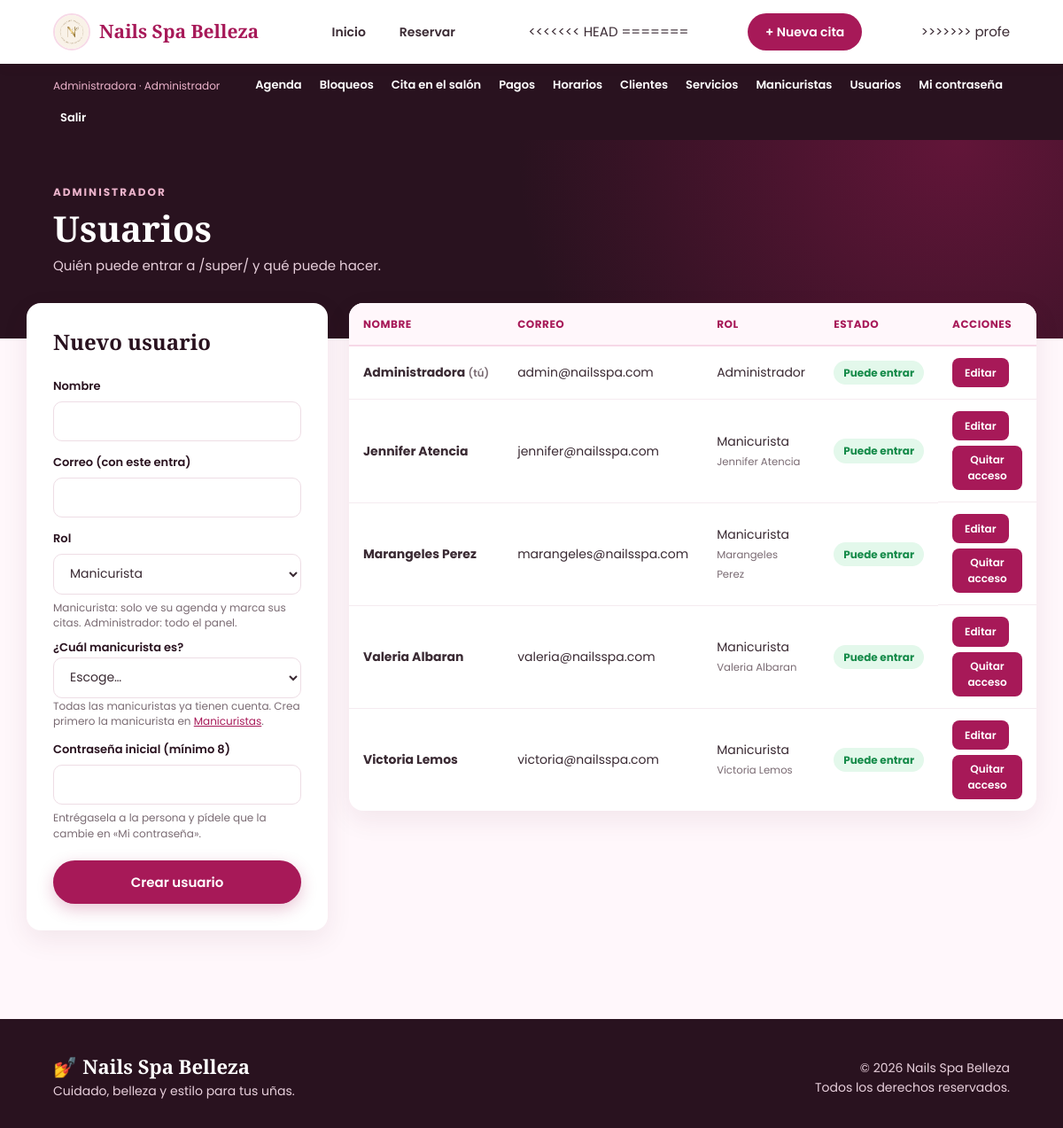
Screenshot of /super/usuarios.php (signed in) with the database file from the repository.
### tables this page shows
CREATE TABLE usuarios (

    id_usuario INT AUTO_INCREMENT PRIMARY KEY,

    nombre VARCHAR(100) NOT NULL,

    correo VARCHAR(100) NOT NULL UNIQUE,

    sal VARCHAR(32) NOT NULL,

    clave CHAR(64) NOT NULL,

     
    rol ENUM('administrador', 'manicurista') NOT NULL,

     
     
    id_manicurista INT NULL UNIQUE,

     
    activo TINYINT(1) DEFAULT 1,

    CONSTRAINT fk_usuario_manicurista
        FOREIGN KEY (id_manicurista)
        REFERENCES manicuristas(id_manicurista)
        ON DELETE RESTRICT,

     
    CONSTRAINT chk_usuario_manicurista
        CHECK (rol = 'administrador' OR id_manicurista IS NOT NULL)

);

CREATE TABLE manicuristas (

    id_manicurista INT AUTO_INCREMENT PRIMARY KEY,

    nombre VARCHAR(100) NOT NULL,

     
    porcentaje TINYINT UNSIGNED NOT NULL DEFAULT 50,

     
     
    foto VARCHAR(255) NULL,

    activa TINYINT(1) DEFAULT 1

);

### includes/panel.php (called while the page is built, shortened)
<?php
function valor($campo, $editar, $viejo, $defecto = '')
{
    return $editar[$campo] ?? $defecto;
}

### super/usuarios.php (the view, shortened to what this page needs)
<?php
require_once "../conexion/conexion.php";
require_once "../includes/panel.php";
$editar = null;
$viejo = $_SESSION['viejo'] ?? null;
$es_yo = $editar && intval($editar['id_usuario']) === intval($_SESSION['usuario_id']);
$id_actual = intval($editar['id_manicurista'] ?? 0);
$stmt = $conexion->prepare("
    SELECT m.id_manicurista, m.nombre
    FROM manicuristas m
    LEFT JOIN usuarios u ON u.id_manicurista = m.id_manicurista
    WHERE u.id_usuario IS NULL OR m.id_manicurista = ?
    ORDER BY m.nombre
");
$stmt->bind_param("i", $id_actual);
$stmt->execute();
$disponibles = $stmt->get_result()->fetch_all(MYSQLI_ASSOC);
$usuarios = $conexion->query("
    SELECT u.id_usuario, u.nombre, u.correo, u.rol, u.activo, m.nombre AS manicurista
    FROM usuarios u
    LEFT JOIN manicuristas m ON m.id_manicurista = u.id_manicurista
    ORDER BY u.activo DESC, u.rol ASC, u.nombre ASC
")->fetch_all(MYSQLI_ASSOC);
$rol_elegido = valor('rol', $editar, $viejo, 'manicurista');
require_once "../includes/header.php";
?>
<section class="pagina-header">
    <div>
        <span>ADMINISTRADOR</span>
        <h1>Usuarios</h1>
        <p>Quién puede entrar a /super/ y qué puede hacer.</p>
    </div>
</section>
<section class="panel-contenido">
    <div class="admin-grid">
        <div class="form-card admin-form">
            <h2><?= $editar ? 'Editar usuario' : 'Nuevo usuario' ?></h2>
            <form action="guardar_usuario.php" method="POST" autocomplete="off">
                <label>Nombre</label>
                <input
                    type="text"
                    name="nombre"
                    maxlength="100"
                    required
                    value="<?= htmlspecialchars(valor('nombre', $editar, $viejo)) ?>"
                >
                <label>Correo (con este entra)</label>
                <input
                    type="email"
                    name="correo"
                    maxlength="100"
                    required
                    value="<?= htmlspecialchars(valor('correo', $editar, $viejo)) ?>"
                >
                <label>Rol</label>
                <?php if ($es_yo): ?>
                    <input type="hidden" name="rol" value="administrador">
                    <p class="nota">Eres tú: no puedes quitarte el rol de administrador.</p>
                <?php else: ?>
                    <select name="rol" id="rol" required>
                        <option value="manicurista" <?= $rol_elegido === 'manicurista' ? 'selected' : '' ?>>
                            Manicurista
                        </option>
                    </select>
                    <p class="nota">
                        Manicurista: solo ve su agenda y marca sus citas.
                        Administrador: todo el panel.
                    </p>
                <?php endif; ?>
                <div id="campo-manicurista">
                    <label>¿Cuál manicurista es?</label>
                    <select name="id_manicurista">
                        <option value="0">Escoge…</option>
                    </select>
                    <?php if (count($disponibles) === 0): ?>
                        <p class="nota">Todas las manicuristas ya tienen cuenta. Crea primero la manicurista en <a href="manicuristas.php">Manicuristas</a>.</p>
                    <?php endif; ?>
                </div>
                <label><?= $editar ? 'Contraseña nueva (déjala vacía para no cambiarla)' : 'Contraseña inicial (mínimo 8)' ?></label>
                <input
                    type="password"
                    name="clave"
                    minlength="8"
                    autocomplete="new-password"
                    <?= $editar ? '' : 'required' ?>
                >
                <p class="nota">Entrégasela a la persona y pídele que la cambie en «Mi contraseña».</p>
                <button type="submit" class="btn-principal btn-completo">
                    <?= $editar ? 'Guardar cambios' : 'Crear usuario' ?>
                </button>
            </form>
        </div>
        <div class="tabla-contenedor">
            <table>
                <thead>
                    <tr>
                        <th>Nombre</th>
                        <th>Correo</th>
                        <th>Rol</th>
                        <th>Estado</th>
                        <th>Acciones</th>
                    </tr>
                </thead>
                <tbody>
                <?php foreach ($usuarios as $u): ?>
                    <tr class="<?= $u['activo'] ? '' : 'fila-inactiva' ?>">
                        <td>
                            <strong><?= htmlspecialchars($u['nombre']) ?></strong>
                            <?php if (intval($u['id_usuario']) === intval($_SESSION['usuario_id'])): ?>
                                <small>(tú)</small>
                            <?php endif; ?>
                        </td>
                        <td><?= htmlspecialchars($u['correo']) ?></td>
                        <td>
                            <?= $u['rol'] === 'administrador' ? 'Administrador' : 'Manicurista' ?>
                            <?php if ($u['manicurista']): ?>
                                <br><small><?= htmlspecialchars($u['manicurista']) ?></small>
                            <?php endif; ?>
                        </td>
                        <td>
                            <span class="estado <?= $u['activo'] ? 'estado-confirmada' : 'estado-cancelada' ?>">
                                <?= $u['activo'] ? 'Puede entrar' : 'Sin acceso' ?>
                            </span>
                        </td>
                        <td class="acciones-fila">
                            <a href="usuarios.php?id=<?= $u['id_usuario'] ?>" class="btn-pequeno">Editar</a>
                            <?php if (intval($u['id_usuario']) !== intval($_SESSION['usuario_id'])): ?>
                                <form action="guardar_usuario.php" method="POST">
                                    <button type="submit" class="btn-pequeno">
                                        <?= $u['activo'] ? 'Quitar acceso' : 'Dar acceso' ?>
                                    </button>
                                </form>
                            <?php endif; ?>
                        </td>
                    </tr>
                <?php endforeach; ?>
                </tbody>
            </table>
        </div>
    </div>
</section>
<?php require_once "../includes/footer.php"; ?>

### assets/css/estilo.css (style rules this page uses)
:root { --vino: #a71958; --vino-oscuro: #76103f; --rosa: #f7d9e7; --rosa-medio: #edb4cc; --rosa-claro: #fff7fb; --crema: #fbf3ea; --morado: #29121f; --texto: #3a2a33; --gris: #7a6b73; --borde: #eedde5; --blanco: #ffffff; --verde: #168b4a; --amarillo: #b07800; --rojo: #c73545; --letra-titulos: "Playfair Display", Georgia, serif; --letra: "Poppins", "Segoe UI", Arial, sans-serif; --radio: 16px; --radio-chico: 10px; --sombra: 0 10px 30px rgba(90, 20, 55, .08); --sombra-suave: 0 4px 14px rgba(90, 20, 55, .06); --ancho: 1180px; }
*, *::before, *::after { box-sizing: border-box; margin: 0; padding: 0; }
html { scroll-behavior: smooth; }
body { font-family: var(--letra); font-size: 15px; line-height: 1.6; color: var(--texto); background: var(--rosa-claro); min-height: 100vh; display: flex; flex-direction: column; }
h1, h2, h3 { color: var(--morado); line-height: 1.2; }
h1, h2 { font-family: var(--letra-titulos); font-weight: 700; }
a { color: var(--vino); }
small { color: var(--gris); }
.btn-principal, .btn-secundario, .btn-card, .btn-pequeno, .btn-reserva, .btn-whatsapp { display: inline-flex; align-items: center; justify-content: center; gap: 6px; font-family: inherit; font-weight: 600; text-decoration: none; border: none; cursor: pointer; transition: background .2s, transform .2s, box-shadow .2s; }
.btn-principal { background: var(--vino); color: var(--blanco); padding: 13px 28px; border-radius: 30px; font-size: 15px; box-shadow: 0 6px 18px rgba(167, 25, 88, .25); }
.btn-completo { width: 100%; }
.btn-pequeno { background: var(--vino); color: var(--blanco); padding: 7px 14px; border-radius: 8px; font-size: 12px; }
.pagina-header { display: flex; align-items: flex-end; justify-content: space-between; flex-wrap: wrap; gap: 16px; padding: 46px max(5%, calc((100% - var(--ancho)) / 2)) 70px; background: radial-gradient(circle at 90% 0%, rgba(167, 25, 88, .45), transparent 45%), var(--morado); color: var(--blanco); }
.pagina-header span { color: var(--rosa-medio); font-size: 12px; font-weight: 700; letter-spacing: 2px; }
.pagina-header h1 { margin: 6px 0; color: var(--blanco); font-size: clamp(28px, 4vw, 40px); }
.pagina-header p { color: #e7cfdb; }
.panel-contenido, .form-section, .reserva-layout { max-width: var(--ancho); margin: -40px auto 60px; padding: 0 20px; position: relative; }
.form-card { padding: 30px; background: var(--blanco); border-radius: var(--radio); box-shadow: var(--sombra); }
.form-card h2 { margin-bottom: 18px; font-size: 24px; }
.form-card form { display: flex; flex-direction: column; gap: 6px; }
label { margin-top: 8px; font-size: 13px; font-weight: 600; color: var(--morado); }
input[type="text"], input[type="email"], input[type="tel"], input[type="password"], input[type="number"], input[type="date"], input[type="time"], input[type="file"], select, textarea { width: 100%; padding: 11px 14px; border: 1.5px solid var(--borde); border-radius: var(--radio-chico); background: var(--blanco); color: var(--texto); font-family: inherit; font-size: 14px; outline: none; transition: border-color .2s, box-shadow .2s; }
.form-card button[type="submit"] { margin-top: 16px; }
.nota { font-size: 12px; color: var(--gris); line-height: 1.45; }
.tabla-contenedor { background: var(--blanco); border-radius: var(--radio); box-shadow: var(--sombra); overflow-x: auto; }
table { width: 100%; border-collapse: collapse; font-size: 14px; }
thead th { padding: 14px 16px; text-align: left; background: var(--rosa-claro); color: var(--vino); font-size: 12px; font-weight: 700; text-transform: uppercase; letter-spacing: .5px; border-bottom: 2px solid var(--rosa); white-space: nowrap; }
tbody td { padding: 13px 16px; border-bottom: 1px solid #f5ebf0; vertical-align: middle; }
tbody tr:last-child td { border-bottom: none; }
tbody td:first-child { white-space: nowrap; font-weight: 600; }
.estado { display: inline-block; padding: 4px 11px; border-radius: 20px; font-size: 12px; font-weight: 700; white-space: nowrap; }
.estado-confirmada { color: var(--verde); background: #e3f8eb; }
.admin-grid { display: grid; grid-template-columns: 340px 1fr; gap: 24px; align-items: start; }
.admin-grid > * { min-width: 0; }
.admin-form { position: sticky; top: 90px; }
.acciones-fila { display: flex; flex-wrap: wrap; align-items: center; gap: 6px; }

### rows the page displays
usuarios: nombre "Administradora", shows "(tú)", correo "admin@nailsspa.com", rol "Administrador", activo "Puede entrar"
usuarios: nombre "Jennifer Atencia", correo "jennifer@nailsspa.com", rol "Manicurista", id_manicurista.nombre "Jennifer Atencia", activo "Puede entrar"
usuarios: nombre "Marangeles Perez", correo "marangeles@nailsspa.com", rol "Manicurista", id_manicurista.nombre "Marangeles Perez", activo "Puede entrar"
usuarios: nombre "Valeria Albaran", correo "valeria@nailsspa.com", rol "Manicurista", id_manicurista.nombre "Valeria Albaran", activo "Puede entrar"
usuarios: nombre "Victoria Lemos", correo "victoria@nailsspa.com", rol "Manicurista", id_manicurista.nombre "Victoria Lemos", activo "Puede entrar"

### other values shown
$_SESSION['usuario_nombre'] "Administradora"
